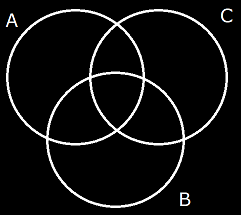
#> input picture Libaldo/imghelp/xfondo.png, 241 x 215 px, found by its file name; its folder holds 7 pictures in this run
$ python lib_atbiter.py
#> lines starting #> are read from the running program, lines starting #| are printed output that depends on the picture
import copy
import itertools as it
import random

from IPython.display import clear_output, Math
from lib_Mathematica import cfrac, sE
from sympy import *
from lib_MyFunctions import *

# from IPython.display import clear_output
# clear_output(wait=True)
z1, z2, z3, z4, z5, z6, z7, z8, z9, z10 = symbols('z1 z2 z3 z4 z5 z6 z7 z8 z9 z10', positive=True)
z11, z12, z13, z14, z15, z16, z0 = symbols('z11 z12 z13 z14 z15 z16 z0', positive=True)
varmain = [z0, z1, z2, z3, z4, z5, z6, z7, z8, z9, z10, z11, z12, z13, z14, z15, z16]

# [75 lines left out: functions obj2list, smul, helpstr2var, obj2set, traducecarta, realc and 1 more, not called in this run]


def unProb(event, space):
    return 1 - Prob(event, space)


# [218 lines left out: functions Prob, fus, vec_producto, vec_combina, vec_permute, vec_repart and 2 more, not called in this run]

cevn = ['0', '1', '2', '3', '4', '5', '6', '7', '8', '9']


# [155 lines left out: functions extraecondision, check_cond, fuslist, fcreatelist, str2num, getalpha and 5 more, not called in this run]


ops1 = ('=', '>', '>=', '<', '<=')
ops2 = ('&', '|')
ops3 = 'ABCDEFGHIJKLMNOPQRSTUVWXYZ'
ops4 = '0123456789'


# [7 lines left out: function listdrop, not called in this run]


#################################


# noinspection PyPropertyDefinition,PyTypeChecker
class fullevents:
    # [190 lines left out: functions __init__, __call__, not called in this run]


    def s(self):
        display(Math(latex(self.main)))

    @property
    def clone(self):
        return copy.deepcopy(self)

    @property
    def reset(self) -> object:
        self.main = copy.deepcopy(self.hmain)

    @property
    def sizelist(self):
        return len(self.main)

    @property
    def size(self):
        return len(self.main)
    # [15 lines left out: functions set, sizeitem, not called in this run]

    def applyfunc(self, func):
        L1 = self.main
        self.flist = [func(data) for data in self.main]

    # [103 lines left out: functions dselect, unionselect, pickanddrop, iselect, uselect, and_select and 6 more, not called in this run]


    '''
    def select(self, sexpr, *args):
        if type(sexpr) == list:
            return sexpr
        if 'data' in sexpr:
            p1 = "[data for data in self.main if "
            p2 = sexpr
            p3 = "]"
            pp = p1 + p2 + p3
            vecr = eval(pp)
            return vecr
        else:

            ops = ['norepeat', 'size','set']
            ops1 = ('=', '>', '>=', '<', '<=')
            ops2 = ('&', '|')
            ops3 = 'ABCDEFGHIJKLMNOPQRSTUVWXYZ'
            ops4 = '0123456789'

            doneM = True
            for data1 in ops1:
                if data1 in sexpr:
                    doneM = False
            for data1 in ops2:
                if data1 in sexpr:
                    doneM = False

            if not doneM:
                kres = self.filter(sexpr)
            else:
                kres = self.xfilter(sexpr)
            if 'size' in args:
                return len(kres)
            else:
                if 'norepeat'in args or 'set' in args:
                    kres=list(set(kres))
                return (kres)
    '''
    # [60 lines left out: functions unselect, select, select2, not called in this run]

    def xfilter(self, sexpr):
        kres = xfilter2(self, sexpr)
        return kres

    # [131 lines left out: functions unfilter, andfilter, removelist, drop, onedrop, otheranydrop and 4 more, not called in this run]

    def unprob(self, sexpr, *args):
        return simplify(1 - self.prob(sexpr, *args))

    # [55 lines left out: functions complement, prob, not called in this run]
    '''
    def prob(self, sexpr, *args):
        global xlist
        if type(sexpr) == list:
            xlist = sexpr
            q1 = len(sexpr)
            q2 = (len(self.main))
            kres = cfrac(q1, q2)
        elif sexpr in self.main:
            xlist = sexpr
            xmain = self.main
            q2 = (len(self.main))
            q1 = xmain.count(sexpr)
            kres = cfrac(q1, q2)
        else:
            if type(sexpr) == str and not sexpr in self.main:
                try:
                    xlist = self.filter(sexpr)
                except:
                    xlist = self.select(sexpr)

            q2 = len(self.main)
            q1 = len(xlist)
            kres = cfrac(q1, q2)

            self.ownp.append(kres)
        if 'drop' in args:
            if type(sexpr) == str and sexpr in self.main:
                self.main.remove(sexpr)
            else:
                item = random.choice(xlist)
                self.main.remove(item)
        if 'reset' in args:
            vecr = self.hmain
            self.main = vecr
        if 'invert' in args:
            kres = 1 / kres
        if 'float' in args:
            kres = float(kres)

        return kres
    '''
    # [45 lines left out: functions secprob, mul, Add, qpermute, not called in this run]

    def qcombine(self, mm):
        vec = [self.qty, mm]
        return qcombine(*vec)


# [6 lines left out: function removelist, not called in this run]


class PBayes:
    # [48 lines left out: functions __init__, complemento, __call__, not called in this run]


def respeccomp(vec):
    return [1 - data for data in vec]


# [12 lines left out: functions get_corres, vecstr2sexpr, not called in this run]


def sexpr2expr(sexpr):
    return parse_expr(sexpr)


def vecstr2mathexpr(vec, ops='+'):
    sexpr = vecstr2sexpr(vec, ops=ops)
    return sexpr2expr(sexpr)


# [22 lines left out: functions Combine, rCombine, rPermute, not called in this run]


class Mzets:
    # [27 lines left out: functions __init__, genersets, not called in this run]

x0=symbols('x0')
x1,x2,x3,x4,x5,x6,x7,x8,x9,x10,x11,x12,x13,x14,x15=symbols('x1 x2 x3 x4 x5 x6 x7 x8 x9 x10 x11 x12 x13 x14 x15',positive=True)
vecxp=[x1,x2,x3,x4,x5,x6,x7,x8,x9,x10,x11,x12,x13,x14,x15]
# [30 lines left out: functions ssetsets, createsets, not called in this run]
class Pzet:

    # [42 lines left out: functions __init__, update_val, set, not called in this run]


    def pvalue(self):
        return sum(self.vvar)

    def setpro(self,valor):
        self.prob=valor
    def __call__(self, *args):
        if len(args) == 0:
            return self.lvar

    def __repr__(self):
        return str(self.lvar)

    def _latex(self, obj):
        return latex(self.lvar)

    def __str__(self):
        return self.__repr__()

    # [94 lines left out: functions Prob, valuevector, anyval, comp, union, cunion and 5 more, not called in this run]

    @property
    def C(self):
        return get_complemento(self.lvar,self.uvar)

    # [8 lines left out: function talque, not called in this run]


    @property
    def U(self):
        return self.uvar

    @property
    def size(self):
        return len(self.lvar)
    @property
    def u(self):
        return sum(self.uvar)
    @property
    def P(self):
        return sum(self.lvar)
    # [80 lines left out: functions p, c, obj2set, getdatap, qpermute, qcombine and 1 more, not called in this run]


U = symbols('U')


# [52 lines left out: functions get_universe, get_difer, listlist, get_complemento, get_union, get_intersec, not called in this run]


def cprob(CC, u=U):
    return cfrac(len(CC), len(u))


# [85 lines left out: functions iprob, uprob, dueprob, sumdigit, alphanum2alpha, getfam and 4 more, not called in this run]


class playiter:
    # [141 lines left out: functions __init__, npossibles, npermute, gpermute, gconvine, real_subs and 3 more, not called in this run]


def finfposp(sval,svec,vecv):
    kres=svec.index(sval)
    return vecv[kres]

Pa,Pb=symbols('P(A) P(B)')
Ua=symbols(r'P(\bar{A})')
Ub=symbols(r'P(\bar{B})')
Pab=symbols('P({A}\mid{B})')
Pba=symbols('P({B}\mid{A})')
Uab=symbols(r'P(\bar{A}\mid{B})')
Uba=symbols(r'P(\bar{B}\mid{A})')
abU=symbols(r'P({A}\mid\bar{B})')
baU=symbols(r'P({B}\mid\bar{A})')
UabU=symbols(r'P(\bar{A}\mid\bar{B})')
UbaU=symbols(r'P(\bar{B}\mid\bar{A})')

class symbolBayes:
    # [62 lines left out: functions __init__, expand_bayes, intersec, not called in this run]


def ps_overline(sexpr):
    return '\overline{'+sexpr+'}'
def ps_union(str1,str2,pair=True):
    if pair:
        return '({'+str1+'}\cup{'+str2+'})'
    else:
        return '{'+str1+'}\cup{'+str2+'}'
def ps_inter(str1,str2,pair=True):
    if pair:
        return '({'+str1+'}\cap{'+str2+'})'
    else:
        return '{'+str1+'}\cap{'+str2+'}'
def ps_or(str1,str2):
    return '({'+str1+'}\mid{'+str2+'})'

# [29 lines left out: function ptraduce, not called in this run]

U3name=[]
U3value=[]
for data1 in ['A','a']:
    for data2 in ['B','b']:
        for data3 in ['C','c']:
            s1=data1
            if data1.islower():
                s1=ps_overline(data1.upper())
            s2=data2
            if data2.islower():
                s2=ps_overline(data2.upper())
            s3=data3
            if data3.islower():
                s3=ps_overline(data3.upper())
            U3value.append(symbols(ps_union(ps_union(s1,s2,pair=False),s3)))
            U3name.append('U'+data1+data2+data3)

I3name=[]
I3value=[]
for data1 in ['A','a']:
    for data2 in ['B','b']:
        for data3 in ['C','c']:
            s1=data1
            if data1.islower():
                s1=ps_overline(data1.upper())
            s2=data2
            if data2.islower():
                s2=ps_overline(data2.upper())
            s3=data3
            if data3.islower():
                s3=ps_overline(data3.upper())
            I3value.append(symbols(ps_inter(ps_inter(s1,s2,pair=False),s3)))
            I3name.append('I'+data1+data2+data3)

UI5name=[]
UI5value=[]
for data1 in ['A','a']:
    for data2 in ['B','b']:
        for data3 in ['C','c']:
            s1=data1
            if data1.islower():
                s1=ps_overline(data1.upper())
            s2=data2
            if data2.islower():
                s2=ps_overline(data2.upper())
            s3=data3
            if data3.islower():
                s3=ps_overline(data3.upper())

            UI5value.append(symbols(ps_union(ps_inter(s1,s2,pair=False),s3)))
            UI5name.append(data1+'U'+data2+'I'+data3)
            UI5value.append(symbols(ps_inter(ps_union(s1,s2,pair=False),s3)))
            UI5name.append(data1+'I'+data2+'U'+data3)
vec_U=[]
vec_O=[]
vec_I=[]
vec_P=[]
svec_U=[]
svec_O=[]
svec_I=[]
svec_P=[]

svec1=['A','B','C','a','b','c']
svec2=[]
for ss in svec1:
    SS=copy.deepcopy(ss)
    if ss.islower():
        ss=ps_overline(ss.upper())

    vec_P.append(symbols("("+ss+")",commutative=False))
    svec_P.append('self.'+SS)

for data1 in svec1:
    for data2 in svec1:
        if data1.upper()!=data2.upper():
            svec2.append(data1+data2)
for data in svec2:
    s1=data[0]
    S1=data[0]
    if s1.islower():
        s1=ps_overline(s1.upper())
    s2=data[1]
    S2=data[1]
    if s2.islower():
        s2=ps_overline(s2.upper())
    su=ps_union(s1,s2)
    vec_U.append(symbols(su,commutative=False))
    svec_U.append('self.U'+S1+S2)
    si=ps_inter(s1,s2)
    vec_I.append(symbols(si,commutative=False))
    svec_I.append('self.I'+S1+S2)
    so=ps_or(s1,s2)
    vec_O.append(symbols(so,commutative=False))
    svec_O.append('self.'+S1+S2)
# [5 lines left out: function get_complementname, not called in this run]
class probabilityEq:
    # [50 lines left out: functions __init__, update, __call__, not called in this run]

    def setEQ(self,sexpr):
        self.objEQ=sexpr
        display(Math('Eq = '+latex(sexpr)))

    # [241 lines left out: functions getname, gettype, getvalue, setvalue, expandunion, get_uvalue and 8 more, not called in this run]


import numpy as np
from PIL import Image
import IPython.display


from IPython.display import clear_output  #  clear_output(wait=True)


# this cell will be initializing your variables
#from lib_MyFunctions import *

import sys
sys.path.append('D:/Libaldo/img/')
XX = np.asarray(Image.open('D:/Libaldo/img/xfondo.png'))
#> XX is the input picture: shape (215, 241, 4); mean R, G, B, A 16.3, 16.3, 16.3, 255
YY = np.asarray(Image.open('D:/Libaldo/img/yfondo.png'))
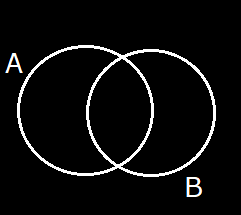
#> input picture Libaldo/imghelp/yfondo.png, 241 x 215 px, found by its file name
#> YY is the input picture: shape (215, 241, 4); mean R, G, B, A 13.1, 13.1, 13.1, 255

X0 = np.asarray(Image.open('D:/Libaldo/img/x0.png'))
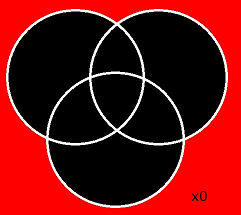
#> input picture Libaldo/imghelp/x0.png, 241 x 215 px, found by its file name
#> X0 is the input picture: shape (215, 241, 4); mean R, G, B, A 108.7, 15.7, 15.6, 255
X1 = np.asarray(Image.open('D:/Libaldo/img/x1.png'))
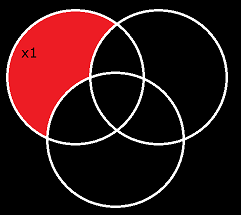
#> input picture Libaldo/imghelp/x1.png, 241 x 215 px, found by its file name
#> X1 is the input picture: shape (215, 241, 4); mean R, G, B, A 48.4, 19.2, 20.3, 255
#> (the run stopped early here; a loop or call above may not have finished)
